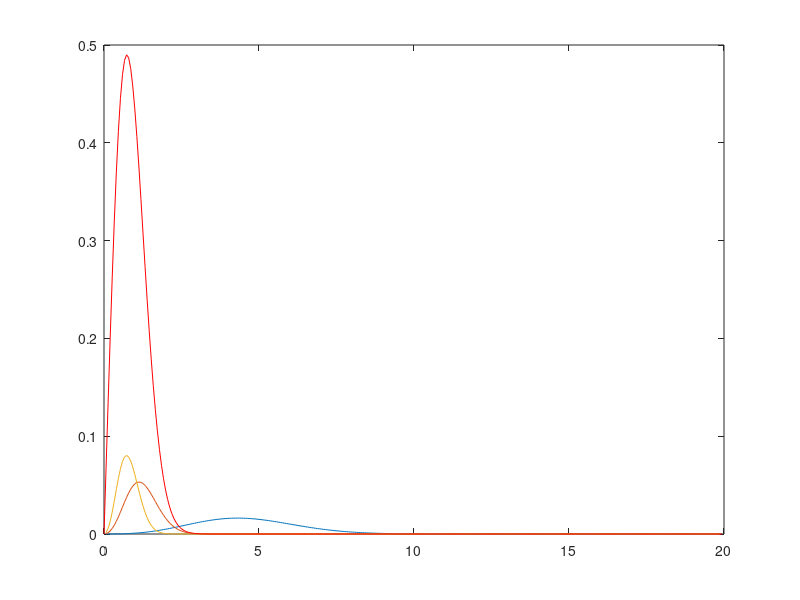

This chart was generated by the following MATLAB code:
rho= [0, 0.0662252, 0.13245, 0.198675, 0.264901, 0.331126, 0.397351, 0.463576, 0.529801, 0.596026, 0.662252, 0.728477, 0.794702, 0.860927, 0.927152, 0.993377, 1.0596, 1.12583, 1.19205, 1.25828, 1.3245, 1.39073, 1.45695, 1.52318, 1.5894, 1.65563, 1.72185, 1.78808, 1.8543, 1.92053, 1.98675, 2.05298, 2.11921, 2.18543, 2.25166, 2.31788, 2.38411, 2.45033, 2.51656, 2.58278, 2.64901, 2.71523, 2.78146, 2.84768, 2.91391, 2.98013, 3.04636, 3.11258, 3.17881, 3.24503, 3.31126, 3.37748, 3.44371, 3.50993, 3.57616, 3.64238, 3.70861, 3.77483, 3.84106, 3.90728, 3.97351, 4.03974, 4.10596, 4.17219, 4.23841, 4.30464, 4.37086, 4.43709, 4.50331, 4.56954, 4.63576, 4.70199, 4.76821, 4.83444, 4.90066, 4.96689, 5.03311, 5.09934, 5.16556, 5.23179, 5.29801, 5.36424, 5.43046, 5.49669, 5.56291, 5.62914, 5.69536, 5.76159, 5.82781, 5.89404, 5.96026, 6.02649, 6.09272, 6.15894, 6.22517, 6.29139, 6.35762, 6.42384, 6.49007, 6.55629, 6.62252, 6.68874, 6.75497, 6.82119, 6.88742, 6.95364, 7.01987, 7.08609, 7.15232, 7.21854, 7.28477, 7.35099, 7.41722, 7.48344, 7.54967, 7.61589, 7.68212, 7.74834, 7.81457, 7.88079, 7.94702, 8.01325, 8.07947, 8.1457, 8.21192, 8.27815, 8.34437, 8.4106, 8.47682, 8.54305, 8.60927, 8.6755, 8.74172, 8.80795, 8.87417, 8.9404, 9.00662, 9.07285, 9.13907, 9.2053, 9.27152, 9.33775, 9.40397, 9.4702, 9.53642, 9.60265, 9.66887, 9.7351, 9.80132, 9.86755, 9.93377, 10, 10.0662, 10.1325, 10.1987, 10.2649, 10.3311, 10.3974, 10.4636, 10.5298, 10.596, 10.6623, 10.7285, 10.7947, 10.8609, 10.9272, 10.9934, 11.0596, 11.1258, 11.1921, 11.2583, 11.3245, 11.3907, 11.457, 11.5232, 11.5894, 11.6556, 11.7219, 11.7881, 11.8543, 11.9205, 11.9868, 12.053, 12.1192, 12.1854, 12.2517, 12.3179, 12.3841, 12.4503, 12.5166, 12.5828, 12.649, 12.7152, 12.7815, 12.8477, 12.9139, 12.9801, 13.0464, 13.1126, 13.1788, 13.245, 13.3113, 13.3775, 13.4437, 13.5099, 13.5762, 13.6424, 13.7086, 13.7748, 13.8411, 13.9073, 13.9735, 14.0397, 14.106, 14.1722, 14.2384, 14.3046, 14.3709, 14.4371, 14.5033, 14.5695, 14.6358, 14.702, 14.7682, 14.8344, 14.9007, 14.9669, 15.0331, 15.0993, 15.1656, 15.2318, 15.298, 15.3642, 15.4305, 15.4967, 15.5629, 15.6291, 15.6954, 15.7616, 15.8278, 15.894, 15.9603, 16.0265, 16.0927, 16.1589, 16.2252, 16.2914, 16.3576, 16.4238, 16.4901, 16.5563, 16.6225, 16.6887, 16.755, 16.8212, 16.8874, 16.9536, 17.0199, 17.0861, 17.1523, 17.2185, 17.2848, 17.351, 17.4172, 17.4834, 17.5497, 17.6159, 17.6821, 17.7483, 17.8146, 17.8808, 17.947, 18.0132, 18.0795, 18.1457, 18.2119, 18.2781, 18.3444, 18.4106, 18.4768, 18.543, 18.6093, 18.6755, 18.7417, 18.8079, 18.8742, 18.9404, 19.0066, 19.0728, 19.1391, 19.2053, 19.2715, 19.3377, 19.404, 19.4702, 19.5364, 19.6026, 19.6689, 19.7351, 19.8013, 19.8675, 19.9338, ];
psi01= [-0.00138509, -0.00285827, -0.00441858, -0.00606485, -0.00779561, -0.0096092, -0.0115037, -0.0134769, -0.0155264, -0.0176497, -0.0198438, -0.0221058, -0.0244323, -0.0268199, -0.0292649, -0.0317636, -0.0343119, -0.0369057, -0.0395406, -0.0422122, -0.044916, -0.0476474, -0.0504014, -0.0531733, -0.0559583, -0.0587512, -0.0615471, -0.064341, -0.0671278, -0.0699025, -0.0726599, -0.0753953, -0.0781035, -0.0807797, -0.0834191, -0.0860169, -0.0885685, -0.0910693, -0.093515, -0.0959013, -0.098224, -0.100479, -0.102663, -0.104772, -0.106802, -0.108751, -0.110615, -0.112391, -0.114077, -0.115671, -0.117169, -0.11857, -0.119873, -0.121076, -0.122177, -0.123175, -0.12407, -0.12486, -0.125546, -0.126128, -0.126604, -0.126977, -0.127245, -0.12741, -0.127473, -0.127434, -0.127296, -0.127058, -0.126724, -0.126295, -0.125773, -0.125159, -0.124457, -0.123669, -0.122796, -0.121843, -0.120811, -0.119703, -0.118523, -0.117273, -0.115957, -0.114577, -0.113137, -0.11164, -0.11009, -0.108489, -0.106841, -0.10515, -0.103418, -0.101649, -0.0998462, -0.098013, -0.0961524, -0.0942678, -0.0923623, -0.0904389, -0.0885008, -0.0865508, -0.0845919, -0.0826269, -0.0806585, -0.0786895, -0.0767224, -0.0747598, -0.0728039, -0.0708572, -0.0689217, -0.0669998, -0.0650932, -0.0632041, -0.0613341, -0.059485, -0.0576583, -0.0558557, -0.0540784, -0.0523279, -0.0506052, -0.0489115, -0.0472479, -0.0456151, -0.0440141, -0.0424455, -0.04091, -0.0394082, -0.0379404, -0.0365072, -0.0351088, -0.0337453, -0.0324171, -0.0311242, -0.0298665, -0.0286441, -0.0274568, -0.0263046, -0.0251871, -0.0241041, -0.0230553, -0.0220403, -0.0210588, -0.0201102, -0.0191942, -0.0183102, -0.0174577, -0.016636, -0.0158447, -0.0150831, -0.0143505, -0.0136464, -0.0129701, -0.0123208, -0.011698, -0.0111008, -0.0105287, -0.00998089, -0.0094567, -0.00895541, -0.00847632, -0.00801874, -0.00758197, -0.00716531, -0.00676808, -0.00638961, -0.00602923, -0.00568627, -0.0053601, -0.00505007, -0.00475556, -0.00447596, -0.00421067, -0.0039591, -0.00372068, -0.00349486, -0.0032811, -0.00307887, -0.00288765, -0.00270695, -0.00253629, -0.0023752, -0.00222323, -0.00207995, -0.00194494, -0.00181779, -0.0016981, -0.00158551, -0.00147965, -0.00138017, -0.00128675, -0.00119906, -0.00111679, -0.00103966, -0.000967374, -0.000899673, -0.0008363, -0.000777009, -0.000721568, -0.000669755, -0.000621358, -0.000576177, -0.00053402, -0.000494706, -0.000458063, -0.000423928, -0.000392146, -0.00036257, -0.000335062, -0.000309491, -0.000285733, -0.000263671, -0.000243194, -0.0002242, -0.000206589, -0.000190269, -0.000175155, -0.000161163, -0.000148217, -0.000136246, -0.000125181, -0.00011496, -0.000105523, -9.68137e-05, -8.87808e-05, -8.13754e-05, -7.4552e-05, -6.82681e-05, -6.2484e-05, -5.71626e-05, -5.22694e-05, -4.77723e-05, -4.36413e-05, -3.98486e-05, -3.63681e-05, -3.31758e-05, -3.02494e-05, -2.75679e-05, -2.51123e-05, -2.28645e-05, -2.08081e-05, -1.89276e-05, -1.72089e-05, -1.56389e-05, -1.42053e-05, -1.28971e-05, -1.17038e-05, -1.0616e-05, -9.62464e-06, -8.72177e-06, -7.89987e-06, -7.15204e-06, -6.47196e-06, -5.85378e-06, -5.29216e-06, -4.78216e-06, -4.31928e-06, -3.89937e-06, -3.51862e-06, -3.17355e-06, -2.86098e-06, -2.57797e-06, -2.32187e-06, -2.09022e-06, -1.8808e-06, -1.69155e-06, -1.52063e-06, -1.36632e-06, -1.22709e-06, -1.10152e-06, -9.88321e-07, -8.86323e-07, -7.94462e-07, -7.11768e-07, -6.3736e-07, -5.70438e-07, -5.10274e-07, -4.56209e-07, -4.07645e-07, -3.64037e-07, -3.24896e-07, -2.89773e-07, -2.58267e-07, -2.3001e-07, -2.04672e-07, -1.81954e-07, -1.61584e-07, -1.43316e-07, -1.26929e-07, -1.12222e-07, -9.90107e-08, -8.71314e-08, -7.64334e-08, -6.67801e-08, -5.8047e-08, -5.01202e-08, -4.28951e-08, -3.62753e-08, -3.01716e-08, -2.45005e-08, -1.91834e-08, -1.41457e-08, -9.31564e-09, -4.62336e-09, ];
psi1= [-0.0178446, -0.0365539, -0.055826, -0.075347, -0.0947982, -0.113864, -0.13224, -0.149639, -0.165798, -0.180487, -0.193506, -0.204699, -0.213946, -0.221173, -0.226345, -0.229469, -0.23059, -0.229789, -0.227178, -0.222894, -0.217098, -0.209966, -0.201685, -0.192448, -0.182452, -0.171886, -0.160935, -0.149772, -0.138558, -0.127436, -0.116535, -0.105963, -0.0958128, -0.0861572, -0.0770524, -0.0685382, -0.0606393, -0.0533669, -0.0467203, -0.0406888, -0.035253, -0.0303868, -0.026059, -0.0222345, -0.0188759, -0.0159446, -0.0134014, -0.0112082, -0.00932772, -0.00772471, -0.00636596, -0.00522071, -0.00426077, -0.00346056, -0.00279714, -0.00225007, -0.00180136, -0.00143527, -0.00113816, -0.000898278, -0.000705613, -0.000551665, -0.000429281, -0.000332484, -0.000256311, -0.000196669, -0.000150204, -0.000114185, -8.64019e-05, -6.50768e-05, -4.87891e-05, -3.64097e-05, -2.70466e-05, -1.99992e-05, -1.47205e-05, -1.07856e-05, -7.86644e-06, -5.71126e-06, -4.1277e-06, -2.96967e-06, -2.12684e-06, -1.51633e-06, -1.07618e-06, -7.60348e-07, -5.34784e-07, -3.74443e-07, -2.60998e-07, -1.81107e-07, -1.25107e-07, -8.60361e-08, -5.89024e-08, -4.01459e-08, -2.72401e-08, -1.84008e-08, -1.23745e-08, -8.28482e-09, -5.52213e-09, -3.66437e-09, -2.42083e-09, -1.59222e-09, -1.0426e-09, -6.79685e-10, -4.41143e-10, -2.85058e-10, -1.83387e-10, -1.17461e-10, -7.49035e-11, -4.75556e-11, -3.00602e-11, -1.8918e-11, -1.18537e-11, -7.39487e-12, -4.59309e-12, -2.8404e-12, -1.74886e-12, -1.0721e-12, -6.54368e-13, -3.97663e-13, -2.40612e-13, -1.44954e-13, -8.69474e-14, -5.19274e-14, -3.08782e-14, -1.82821e-14, -1.07775e-14, -6.32602e-15, -3.69714e-15, -2.15142e-15, -1.24655e-15, -7.19157e-16, -4.1311e-16, -2.36286e-16, -1.34568e-16, -7.63096e-17, -4.3088e-17, -2.4225e-17, -1.3562e-17, -7.56056e-18, -4.19701e-18, -2.32028e-18, -1.27722e-18, -7.00309e-19, -3.82177e-19, -2.07738e-19, -1.12607e-19, -6.10817e-20, -3.35552e-20, -1.82077e-20, -1.05576e-20, -7.36268e-21, 0, 0, 0, 0, 0, 0, 0, 0, 0, 0, 0, 0, 0, 0, 0, 0, 0, 0, 0, 0, 0, 0, 0, 0, 0, 0, 0, 0, 0, 0, 0, 0, 0, 0, 0, 0, 0, 0, 0, 0, 0, 0, 0, 0, 0, 0, 0, 0, 0, 0, 0, 0, 0, 0, 0, 0, 0, 0, 0, 0, 0, 0, 0, 0, 0, 0, 0, 0, 0, 0, 0, 0, 0, 0, 0, 0, 0, 0, 0, 0, 0, 0, 0, 0, 0, 0, 0, 0, 0, 0, 0, 0, 0, 0, 0, 0, 0, 0, 0, 0, 0, 0, 0, 0, 0, 0, 0, 0, 0, 0, 0, 0, 0, 0, 0, 0, 0, 0, 0, 0, 0, 0, 0, 0, 0, 0, 0, 0, 0, 0, 0, 0, 0, 0, 0, 0, 0, 0, 0, 0, 0, 0, 0, 0, 0, 0, 0, 0, 0, 0, ];
psi5= [-0.0370665, -0.0752395, -0.113189, -0.149607, -0.183276, -0.213129, -0.2383, -0.258157, -0.272326, -0.280688, -0.283372, -0.280725, -0.273278, -0.261697, -0.246744, -0.229221, -0.20993, -0.189636, -0.169033, -0.148724, -0.129204, -0.110859, -0.093966, -0.0786969, -0.0651344, -0.0532843, -0.0430909, -0.0344528, -0.0272375, -0.0212941, -0.0164642, -0.0125908, -0.00952426, -0.00712699, -0.00527605, -0.00386427, -0.00280033, -0.00200797, -0.00142473, -0.00100038, -0.000695128, -0.000478033, -0.000325358, -0.000219176, -0.00014614, -9.64511e-05, -6.30117e-05, -4.07498e-05, -2.60877e-05, -1.65336e-05, -1.03736e-05, -6.44373e-06, -3.96282e-06, -2.41291e-06, -1.45466e-06, -8.68312e-07, -5.13211e-07, -3.00353e-07, -1.74059e-07, -9.98849e-08, -5.67612e-08, -3.19421e-08, -1.7801e-08, -9.82435e-09, -5.36975e-09, -2.90672e-09, -1.55834e-09, -8.27444e-10, -4.35155e-10, -2.26666e-10, -1.16944e-10, -5.97617e-11, -3.02506e-11, -1.51677e-11, -7.53339e-12, -3.70641e-12, -1.80641e-12, -8.72152e-13, -4.17145e-13, -1.97656e-13, -9.27833e-14, -4.31496e-14, -1.9881e-14, -9.07534e-15, -4.1045e-15, -1.83924e-15, -8.16597e-16, -3.59232e-16, -1.56585e-16, -6.76301e-17, -2.89438e-17, -1.22745e-17, -5.15815e-18, -2.148e-18, -8.86412e-19, -3.62496e-19, -1.46909e-19, -5.90035e-20, -2.34856e-20, -9.2646e-21, -3.62212e-21, -1.40352e-21, -5.39019e-22, -2.05175e-22, -7.74094e-23, -2.89482e-23, -1.07302e-23, -3.94221e-24, -1.43542e-24, -5.18097e-25, -1.85619e-25, -6.61857e-26, -2.2786e-26, -7.87693e-27, -2.90696e-27, -1.07865e-27, -4.12862e-28, 1.26762e-28, 4.01752e-28, 4.8787e-28, 2.75509e-28, 3.15198e-28, -1.79313e-28, 1.5324e-28, -1.87578e-28, 5.82457e-28, -1.2056e-28, 3.13447e-28, -4.56624e-28, -9.42372e-29, -3.29165e-28, -5.42677e-29, 2.9678e-28, 1.08896e-28, 5.35442e-28, -1.50391e-28, -3.60426e-29, -7.42683e-29, -3.19299e-28, 1.25414e-28, -1.9727e-28, 3.40448e-28, 3.59787e-28, -4.31357e-29, 2.2391e-28, -2.06223e-28, -1.87968e-28, -4.62267e-29, -3.7304e-28, -1.55582e-28, 0, 0, 0, 0, 0, 0, 0, 0, 0, 0, 0, 0, 0, 0, 0, 0, 0, 0, 0, 0, 0, 0, 0, 0, 0, 0, 0, 0, 0, 0, 0, 0, 0, 0, 0, 0, 0, 0, 0, 0, 0, 0, 0, 0, 0, 0, 0, 0, 0, 0, 0, 0, 0, 0, 0, 0, 0, 0, 0, 0, 0, 0, 0, 0, 0, 0, 0, 0, 0, 0, 0, 0, 0, 0, 0, 0, 0, 0, 0, 0, 0, 0, 0, 0, 0, 0, 0, 0, 0, 0, 0, 0, 0, 0, 0, 0, 0, 0, 0, 0, 0, 0, 0, 0, 0, 0, 0, 0, 0, 0, 0, 0, 0, 0, 0, 0, 0, 0, 0, 0, 0, 0, 0, 0, 0, 0, 0, 0, 0, 0, 0, 0, 0, 0, 0, 0, 0, 0, 0, 0, 0, 0, 0, 0, 0, 0, 0, 0, 0, 0, ];
psi_a= [0, 0.0670086, 0.134309, 0.199978, 0.262151, 0.31911, 0.36936, 0.411699, 0.445258, 0.46953, 0.484376, 0.490007, 0.48695, 0.476003, 0.458173, 0.434613, 0.406552, 0.37524, 0.341882, 0.307597, 0.27338, 0.240077, 0.20837, 0.178776, 0.151654, 0.127213, 0.105538, 0.0866042, 0.0703019, 0.0564596, 0.0448632, 0.0352744, 0.0274458, 0.0211335, 0.0161053, 0.0121477, 0.00906923, 0.0067022, 0.0049029, 0.00355055, 0.00254543, 0.00180661, 0.00126946, 0.000883161, 0.000608327, 0.000414879, 0.00028016, 0.000187326, 0.000124025, 8.13107e-05, 5.27863e-05, 3.39342e-05, 2.16025e-05, 1.36185e-05, 8.50192e-06, 5.25625e-06, 3.21818e-06, 1.95132e-06, 1.17174e-06, 6.96832e-07, 4.10414e-07, 2.39396e-07, 1.38299e-07, 7.91283e-08, 4.48393e-08, 2.51654e-08, 1.39885e-08, 7.70131e-09, 4.19939e-09, 2.26799e-09, 1.21319e-09, 6.42773e-10, 3.37308e-10, 1.75323e-10, 9.02607e-11, 4.60264e-11, 2.3247e-11, 1.163e-11, 5.76303e-12, 2.82865e-12, 1.37521e-12, 6.62248e-13, 3.15891e-13, 1.49252e-13, 6.98507e-14, 3.23811e-14, 1.48691e-14, 6.76318e-15, 3.04714e-15, 1.35991e-15, 6.01184e-16, 2.63259e-16, 1.14193e-16, 4.90659e-17, 2.08835e-17, 8.80465e-18, 3.67711e-18, 1.52121e-18, 6.23391e-19, 2.53059e-19, 1.01759e-19, 4.05339e-20, 1.5994e-20, 6.25156e-21, 2.42056e-21, 9.28408e-22, 3.52744e-22, 1.32763e-22, 4.9499e-23, 1.82816e-23, 6.68856e-24, 2.42411e-24, 8.70313e-25, 3.09529e-25, 1.09051e-25, 3.80598e-26, 1.31585e-26, 4.50664e-27, 1.529e-27, 5.13887e-28, 1.71095e-28, 5.64306e-29, 1.84375e-29, 5.96762e-30, 1.91342e-30, 6.07758e-31, 1.91233e-31, 5.96085e-32, 1.84063e-32, 5.63039e-33, 1.70618e-33, 5.12184e-34, 1.52315e-34, 4.48719e-35, 1.30955e-35, 3.78607e-36, 1.08436e-36, 3.07661e-37, 8.6475e-38, 2.40784e-38, 6.64177e-39, 1.81493e-39, 4.9131e-40, 1.31756e-40, 3.50033e-41, 9.21227e-42, 2.40185e-42, 6.20365e-43, 1.58734e-43, 4.02362e-44, 1.01038e-44, 2.5135e-45, 6.19435e-46, 1.51229e-46, 3.65764e-47, 8.76376e-48, 2.0802e-48, 4.89153e-49, 1.13949e-49, 2.62968e-50, 6.01202e-51, 1.36165e-51, 3.05517e-52, 6.79101e-53, 1.49541e-53, 3.26222e-54, 7.0501e-55, 1.5094e-55, 3.20143e-56, 6.72683e-57, 1.40025e-57, 2.88757e-58, 5.89912e-59, 1.19391e-59, 2.39379e-60, 4.75479e-61, 9.35635e-62, 1.82395e-62, 3.52249e-63, 6.73934e-64, 1.27737e-64, 2.39854e-65, 4.4618e-66, 8.22252e-67, 1.50118e-67, 2.71513e-68, 4.865e-69, 8.63589e-70, 1.51868e-70, 2.64579e-71, 4.56646e-72, 7.80795e-73, 1.3226e-73, 2.21949e-74, 3.68988e-75, 6.07723e-76, 9.91594e-77, 1.60286e-77, 2.56681e-78, 4.07216e-79, 6.40018e-80, 9.9654e-81, 1.53721e-81, 2.34912e-82, 3.55643e-83, 5.33407e-84, 7.92573e-85, 1.16669e-85, 1.70141e-86, 2.45809e-87, 3.51823e-88, 4.9887e-89, 7.00788e-90, 9.75266e-91, 1.34461e-91, 1.83657e-92, 2.48517e-93, 3.33151e-94, 4.4245e-95, 5.82137e-96, 7.58795e-97, 9.79854e-98, 1.25353e-98, 1.58873e-99, 1.99481e-100, 2.48136e-101, 3.05787e-102, 3.73324e-103, 4.51536e-104, 5.41049e-105, 6.42275e-106, 7.55342e-107, 8.80047e-108, 1.0158e-108, 1.16158e-109, 1.31592e-110, 1.47689e-111, 1.64214e-112, 1.80888e-113, 1.97401e-114, 2.13416e-115, 2.28585e-116, 2.42554e-117, 2.54981e-118, 2.65552e-119, 2.73987e-120, 2.8006e-121, 2.83605e-122, 2.84523e-123, 2.82788e-124, 2.7845e-125, 2.71627e-126, 2.62506e-127, 2.51332e-128, 2.38395e-129, 2.24021e-130, 2.08555e-131, 1.92351e-132, 1.75756e-133, 1.59099e-134, 1.42681e-135, 1.26767e-136, 1.11581e-137, 9.73003e-139, 8.40584e-140, 7.19432e-141, 6.10015e-142, 5.12429e-143, 4.26451e-144, 3.51599e-145, 2.87189e-146, 2.32397e-147, 1.8631e-148, 1.47974e-149, 1.16433e-150, 9.07631e-152, 7.00948e-153, 5.36297e-154, 4.06507e-155, 3.05263e-156, 2.27103e-157, 1.67384e-158, 1.22222e-159, 8.84155e-161, 6.33651e-162, 4.499e-163, 3.16464e-164, 2.20535e-165, 1.52255e-166, 1.04139e-167, 7.05661e-169, 4.73722e-170, 3.15061e-171, 2.07591e-172, 1.35509e-173, 8.76336e-175, 5.61458e-176, 3.56376e-177, 2.24101e-178, 1.39612e-179, 8.61681e-181, 5.26883e-182, ];

psi01_2 = psi01.*psi01;
psi1_2 = psi1.*psi1;
psi5_2 = psi5.*psi5;
psi_a2 = psi_a.*psi_a;

plot(rho(2:301),abs(psi01_2))
hold('on')
plot(rho(2:301),abs(psi1_2))
plot(rho(2:301),abs(psi5_2))
plot(rho,abs(psi_a),'-r')
n=102
